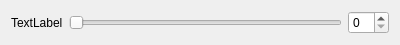
<?xml version="1.0" encoding="UTF-8"?>
<ui version="4.0">
 <class>SliderSpinBox</class>
 <widget class="QWidget" name="SliderSpinBox">
  <property name="geometry">
   <rect>
    <x>0</x>
    <y>0</y>
    <width>400</width>
    <height>38</height>
   </rect>
  </property>
  <property name="windowTitle">
   <string>SliderSpinBox</string>
  </property>
  <layout class="QGridLayout" name="gridLayout">
   <item row="0" column="1">
    <widget class="QSlider" name="horizontalSlider">
     <property name="orientation">
      <enum>Qt::Horizontal</enum>
     </property>
    </widget>
   </item>
   <item row="0" column="2">
    <widget class="QSpinBox" name="spinBox"/>
   </item>
   <item row="0" column="0">
    <widget class="QLabel" name="label">
     <property name="minimumSize">
      <size>
       <width>50</width>
       <height>0</height>
      </size>
     </property>
     <property name="text">
      <string>TextLabel</string>
     </property>
    </widget>
   </item>
  </layout>
 </widget>
 <layoutdefault spacing="6" margin="11"/>
 <resources/>
 <connections/>
</ui>
